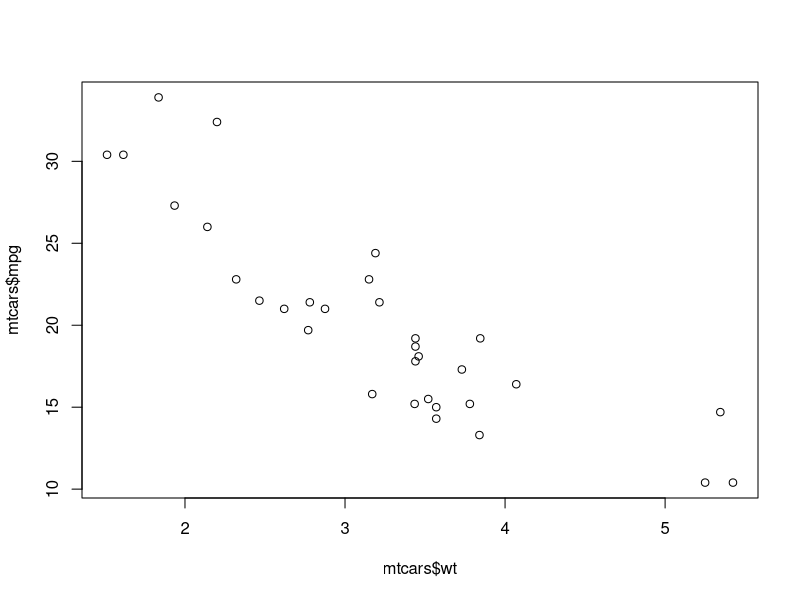
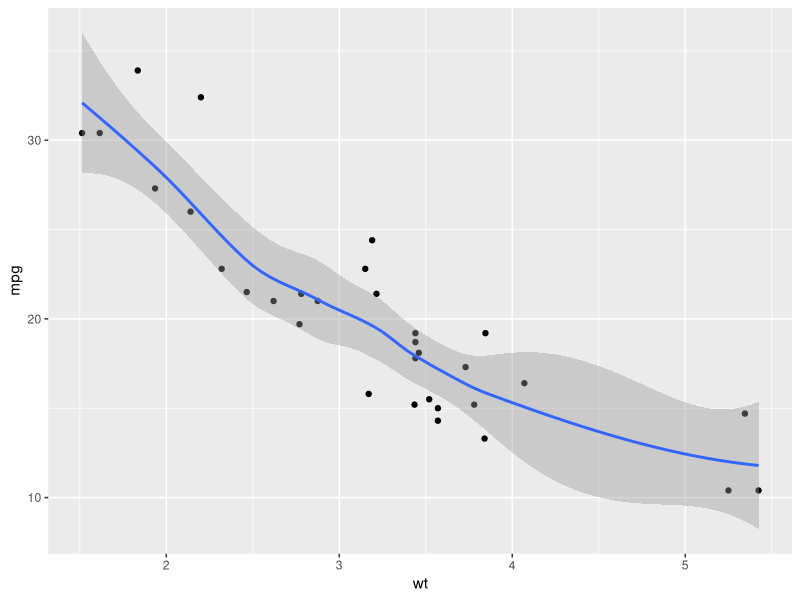
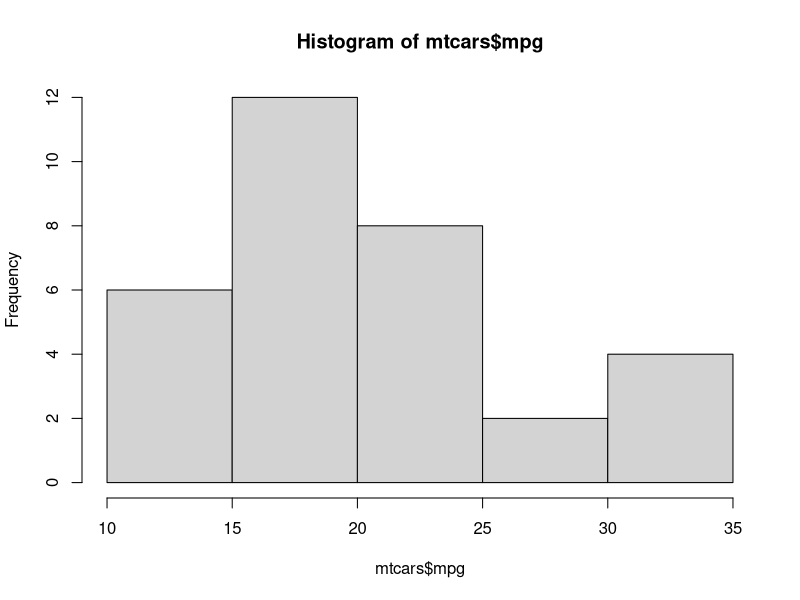
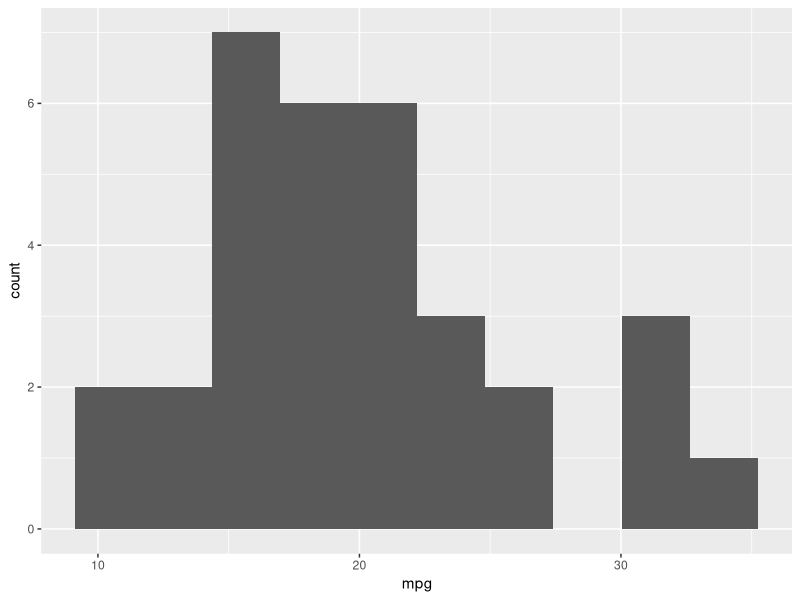
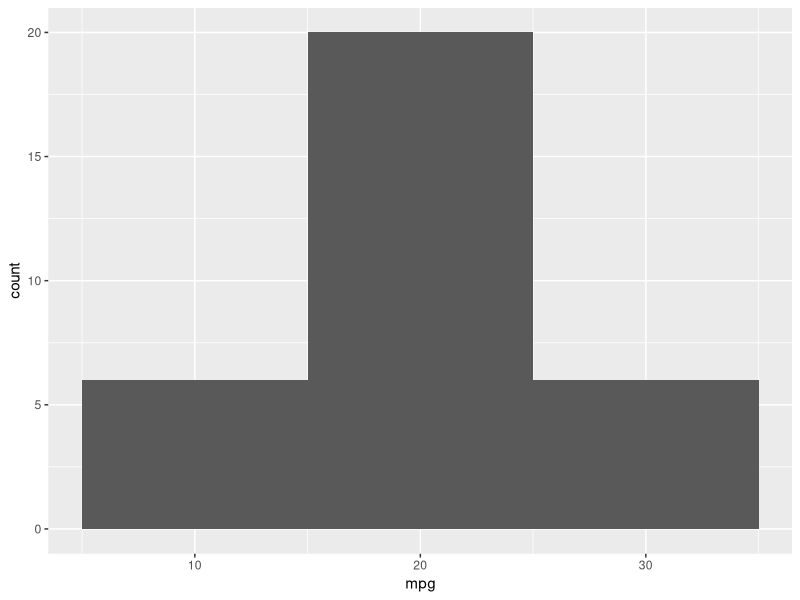
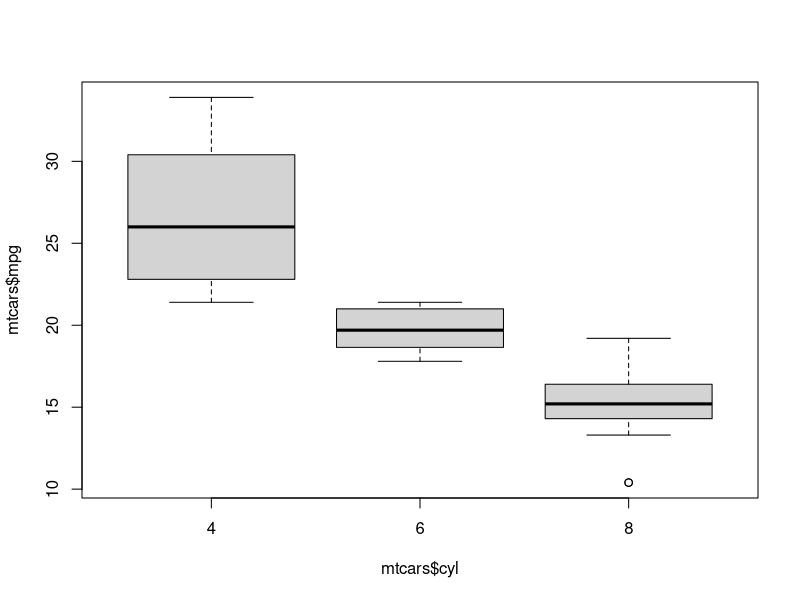
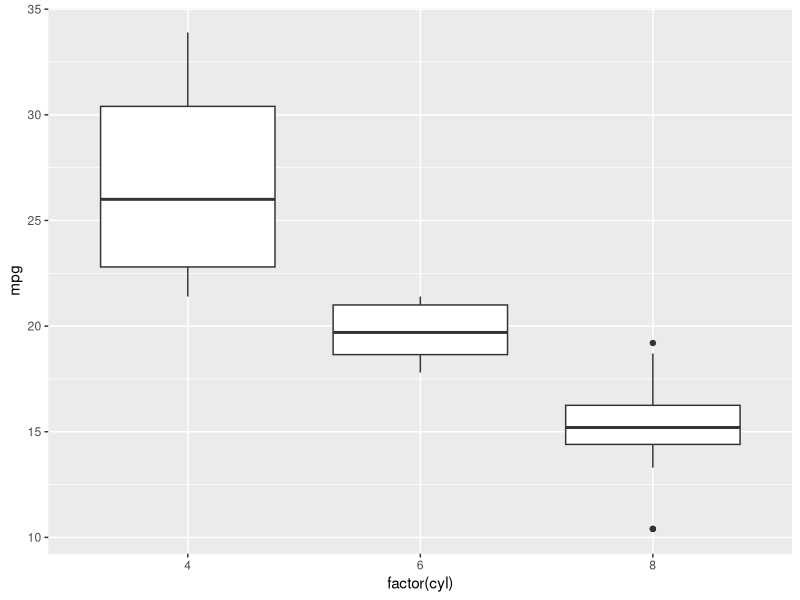
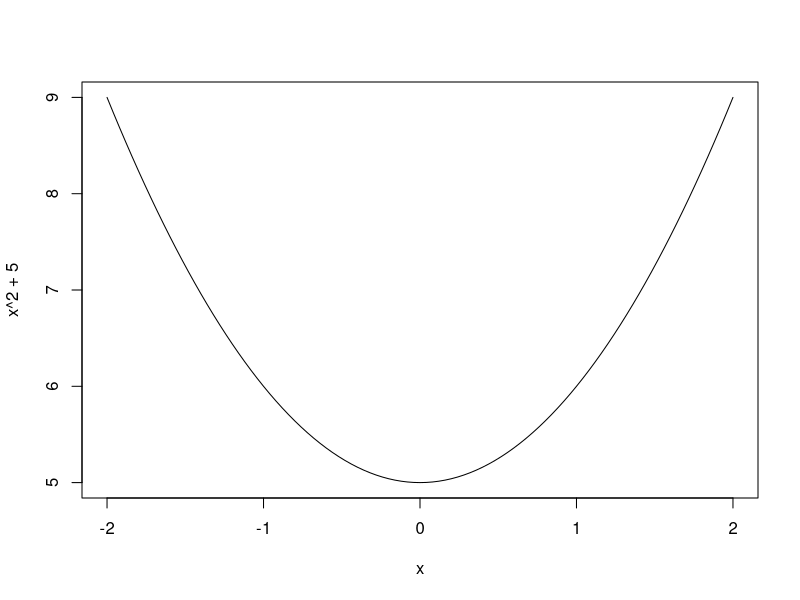

Generate these figures, in order, with R:
library(ggplot2)

mtcars

head(mtcars)
str(mtcars)

plot(mtcars$wt,mtcars$mpg)

ggplot(mtcars,aes(x=wt,y=mpg))+
  geom_point()+
  geom_smooth()

#Histograma

hist(mtcars$mpg)

ggplot(mtcars,aes(x=mpg))+
  geom_histogram(bins=10)

#Error
ggplot(mtcars,aes(x=mpg))+
  geom_histogram(binwidth=10)

#Boxplot o diagrama de cajas

boxplot(mtcars$mpg~mtcars$cyl)
#Alt+123
#alt gr+tecla de +(costado de enter)

ggplot(mtcars,aes(x=factor(cyl),y=mpg))+
  geom_boxplot()

#Curvas
#altgr+ tecla a la derecha de ñ
# Graficar la funcion x^2+5

curve(x^2+5,from=-2,to=2)
#from=desde, to=hasta

mifuncion=function(x){
  x^2+5
}

ggplot(data.frame(x=seq(-2,2,length.out = 200)),
       aes(x=x))+
  stat_function(fun=mifuncion,geom="line")

#Graficos de barras o bar plot

head(diamonds)

barplot(table(diamonds$cut))

ggplot(diamonds,aes(x=cut))+
  geom_bar() #Geometria para g. barras

#Grafico de linea
tabla=data.frame(tiempo=1:100,
                 precio=rnorm(n = 100,mean = 52,sd=9))

plot(tabla$tiempo,tabla$precio,type="l")

ggplot(tabla,aes(x=tiempo,y=precio))+
  geom_line()

ggplot(tabla,aes(x=tiempo,y=precio))+
  geom_line()+
  labs(x="Numero de mes",y="Precio en soles",title = "Evolucion del precio del pescado, Peru ")

ggplot(tabla,aes(x=tiempo,y=precio))+
  geom_line(color="sienna")+
  geom_point(aes(y=precio),color="red")+
  labs(x="Numero de mes",y="Precio en soles",title = "Evolucion del precio del pescado, Peru ")

#Valor medio
ggplot(tabla,aes(x=tiempo,y=precio))+
  geom_line(color="sienna")+
  geom_point(aes(y=precio),color="red")+
  geom_hline(yintercept = mean(tabla$precio),linetype="dashed",size=1)+
  labs(x="Numero de mes",y="Precio en soles",title = "Evolucion del precio del pescado, Peru ")


